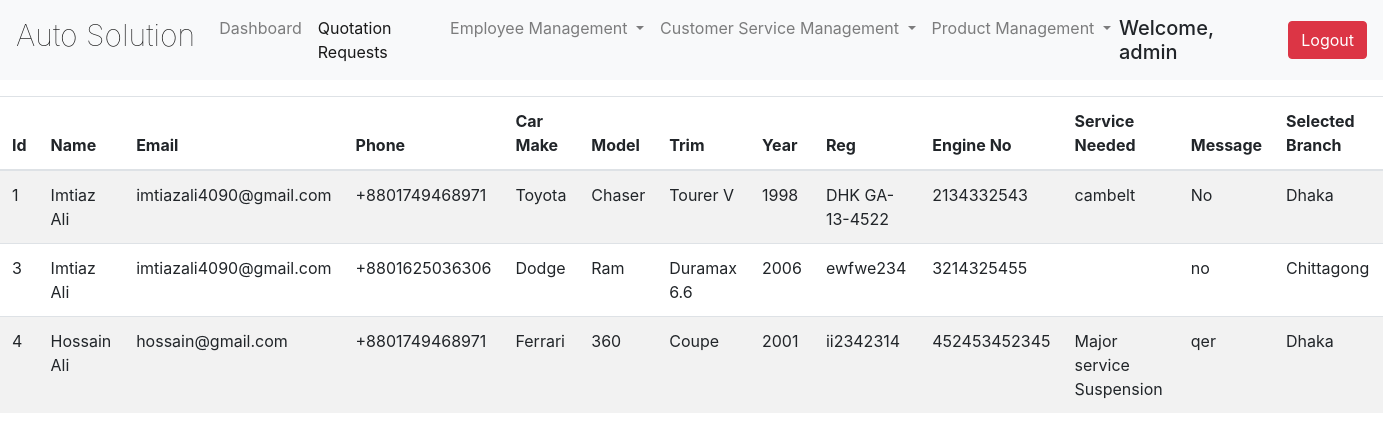
The page /views/admin_quotation_management.php (signed in) on the database its author committed.
### tables this page shows
CREATE TABLE `quote` (
  `id` int(50) NOT NULL,
  `first_name` varchar(50) NOT NULL,
  `last_name` varchar(50) NOT NULL,
  `email` varchar(50) NOT NULL,
  `phone` varchar(50) NOT NULL,
  `car_make` varchar(50) NOT NULL,
  `car_model` varchar(50) NOT NULL,
  `trim` varchar(50) NOT NULL,
  `year` varchar(50) NOT NULL,
  `registration_no` varchar(50) NOT NULL,
  `engine_no` varchar(50) NOT NULL,
  `service_needed` varchar(50) DEFAULT NULL,
  `message` varchar(50) DEFAULT NULL,
  `branch` varchar(50) NOT NULL
);

### models/database_crud.php (called while the page is built, shortened)
<?php
	 $serverName="localhost";
	 $userName="root";
	 $password="";
	 $dbName="auto_solution";
	function get($query)
	{
        $data=array();
		global $serverName,$userName,$password,$dbName;
		$conn = mysqli_connect( $serverName, $userName, $password, $dbName);
        $result=mysqli_query($conn,$query);
        if(mysqli_num_rows($result) > 0)
        {
            while($row = mysqli_fetch_assoc($result))
            {
                $entity=array();
                foreach($row as $k=>$v)
                {
                    $entity[$k] = $row[$k];
                }
                $data[] = $entity;
            }
        }
		return $data;
	}
?>

### controllers/quote_controller.php (called while the page is built, shortened)
<?php
require_once "../models/database_crud.php";
  function getAllQuote()
  {
    $query ="SELECT * FROM quote ORDER BY Id ASC";
    $quotes = get($query);
    return $quotes;
  }
?>

### views/admin_quotation_management.php (the view, shortened to what this page needs)
<?php
require '../controllers/quote_controller.php';
$quotes = getAllQuote();
 ?>
 <!DOCTYPE html>
 <html lang="en">
 <head>
   <link rel="stylesheet" href="../css/bootstrap.css">
   <link rel="stylesheet" href="styles/mystyle.css">
 </head>
 <body>
   <header>
     <div class="mynav">
       <nav class="navbar navbar-expand-lg navbar-light bg-light">
       <a class="navbar-brand mb-2" href="user_dashboard.php">Auto Solution</a>
       <div class="collapse navbar-collapse" id="navbarSupportedContent">
         <ul class="navbar-nav mr-auto">
           <li class="nav-item">
             <a class="nav-link" href="admin_dashboard.php">Dashboard<span class="sr-only">(current)</span></a>
           </li>
           <li class="nav-item active">
             <a class="nav-link" href="admin_quotation_management.php">Quotation Requests</a>
           </li>
           <li class="nav-item dropdown">
             <a class="nav-link dropdown-toggle" href="#" id="navbarDropdown" role="button" data-toggle="dropdown" aria-haspopup="true" aria-expanded="false">
               Employee Management
             </a>
           </li>
 					<li class="nav-item dropdown">
             <a class="nav-link dropdown-toggle" href="#" id="navbarDropdown" role="button" data-toggle="dropdown" aria-haspopup="true" aria-expanded="false">
               Customer Service Management
             </a>
           </li>
 					<li class="nav-item dropdown">
             <a class="nav-link dropdown-toggle" href="#" id="navbarDropdown" role="button" data-toggle="dropdown" aria-haspopup="true" aria-expanded="false">
               Product Management
             </a>
           </li>
         </ul>
      <h5 class="my-sm-2 mr-lg-2">Welcome, <?php echo $_SESSION['username'];?></h5>
      <a class="btn btn-danger my-sm-2 ml-lg-2 "href="../controllers/logout.php">Logout</a>
     </div>
    </nav>
  </div>
</header>
<table class="table table-striped my-3" id="quote_data">
    <thead>
      <tr>
        <th>Id</th>
        <th>Name</th>
        <th>Email</th>
        <th>Phone</th>
        <th>Car Make</th>
        <th>Model</th>
        <th>Trim</th>
        <th>Year</th>
        <th>Reg</th>
        <th>Engine No</th>
				<th>Service Needed</th>
        <th>Message</th>
				<th>Selected Branch</th>
      </tr>
    </thead>
		<?php
				foreach($quotes as $quote)
				{
					echo "<tr>";
						echo "<td>".$quote["id"]."</td>";
						echo "<td>".$quote["first_name"]." ".$quote["last_name"]."</td>";
						echo "<td>".$quote["email"]."</td>";
						echo "<td>".$quote["phone"]."</td>";
						echo "<td>".$quote["car_make"]."</td>";
						echo "<td>".$quote["car_model"]."</td>";
						echo "<td>".$quote["trim"]."</td>";
						echo "<td>".$quote["year"]."</td>";
						echo "<td>".$quote["registration_no"]."</td>";
						echo "<td>".$quote["engine_no"]."</td>";
						echo "<td>".$quote["service_needed"]."</td>";
						echo "<td>".$quote["message"]."</td>";
						echo "<td>".$quote["branch"]."</td>";
					echo "</tr>";
				}
			?>
  </table>
</body>
</html>

### views/styles/mystyle.css (style rules this page uses)
.navbar .navbar-brand { font-weight: lighter; font-size: 0.8cm; }

### rows shown on the page
quote: id "1", first_name "Imtiaz", last_name "Ali", email "imtiazali4090@gmail.com", phone "+8801749468971", car_make "Toyota", car_model "Chaser", trim "Tourer V", year "1998", registration_no "DHK GA-13-4522", engine_no "2134332543", service_needed "cambelt", message "No", branch "Dhaka"
quote: id "3", first_name "Imtiaz", last_name "Ali", email "imtiazali4090@gmail.com", phone "+8801625036306", car_make "Dodge", car_model "Ram", trim "Duramax 6.6", year "2006", registration_no "ewfwe234", engine_no "3214325455", message "no", branch "Chittagong"
quote: id "4", first_name "Hossain", last_name "Ali", email "hossain@gmail.com", phone "+8801749468971", car_make "Ferrari", car_model "360", trim "Coupe", year "2001", registration_no "ii2342314", engine_no "452453452345", service_needed "Major service Suspension", message "qer", branch "Dhaka"

### other values the page prints
$_SESSION['username'] "admin"
